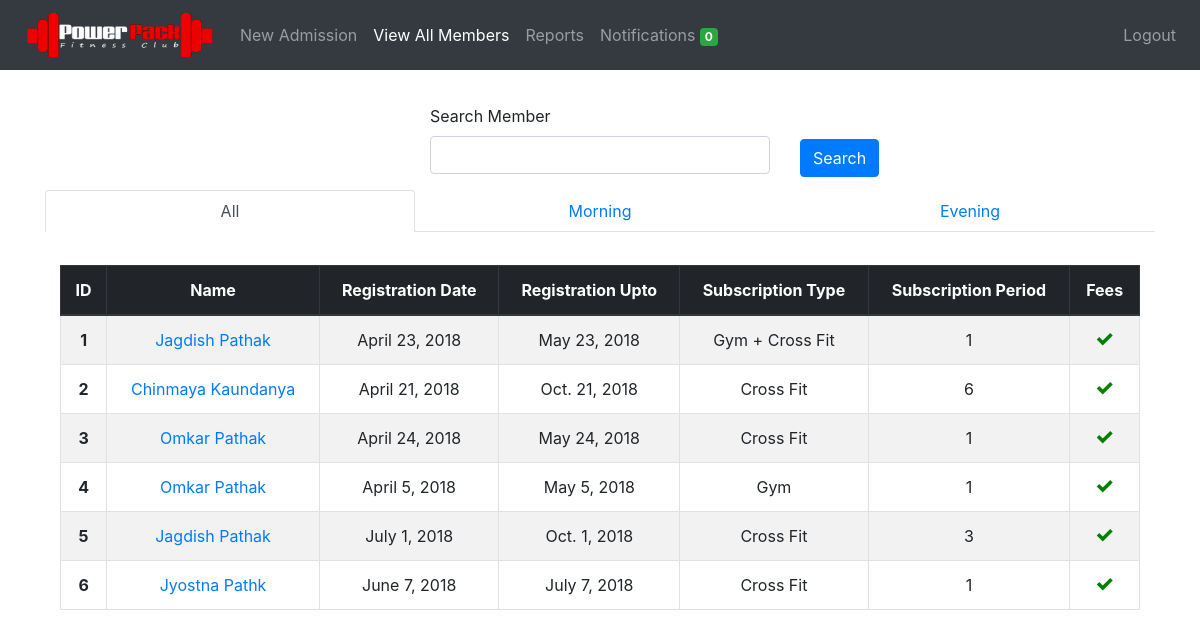
The app's page /members/view/ (signed in), older data.
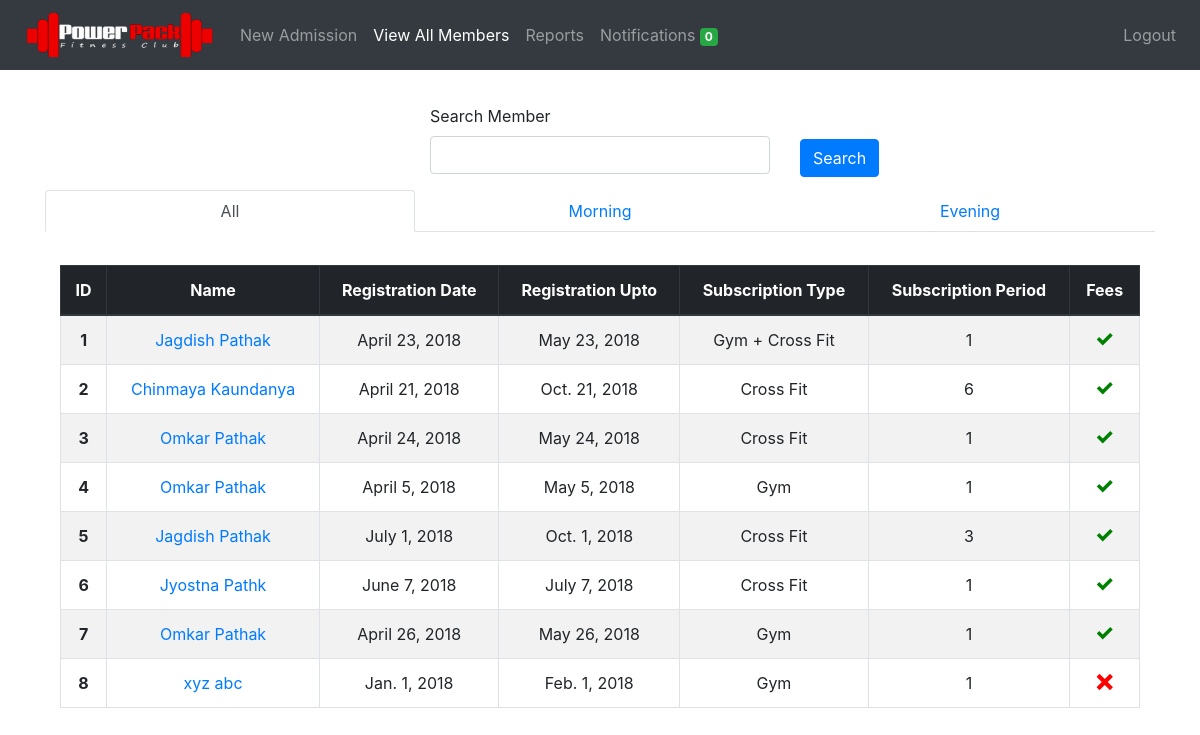
The same page, newer data.
### members/models.py (models this page shows, shortened)
class Member(models.Model):
	member_id = models.AutoField(primary_key=True)
	first_name = models.CharField(max_length=50)
	last_name = models.CharField(max_length=50)
	mobile_number = models.IntegerField(unique=True)
	email = models.EmailField(null=True, blank=True)
	address = models.CharField(max_length=300, blank=True)
	medical_history = models.CharField(max_length=300, blank=True, default='None')
	admitted_on = models.DateField(auto_now_add=True)
	registration_date = models.DateField()
	registration_upto = models.DateField()
	subscription_type  = models.CharField(
									max_length=30,
									choices=SUBSCRIPTION_TYPE_CHOICES,
									default=SUBSCRIPTION_TYPE_CHOICES[0][0])
	subscription_period = models.CharField(
									max_length=30,
									choices=SUBSCRIPTION_PERIOD_CHOICES,
									default=SUBSCRIPTION_PERIOD_CHOICES[0][0])
	amount = models.IntegerField()
	fee_status = models.CharField(
								max_length=30,
								choices=FEE_STATUS,
								default=FEE_STATUS[0][0])
	batch = models.CharField(
							max_length=30,
							choices=BATCH,
							default=BATCH[0][0])
	photo = models.FileField(upload_to='photos/', blank=True)
	notification = models.IntegerField(default=2, blank=True)

### members/views.py (the view)
# urls.py: path('view/', login_required(views.view_member), name='view_member'),
def view_member(request):
    subs_end_today_count = Member.objects.filter(
                                            registration_upto__lte=datetime.datetime.now(),
                                            registration_upto__gte=datetime.date.today() - datetime.timedelta(days=2),
                                            notification=1
                                            ).count()
    view_all = Member.objects.all()
    paginator = Paginator(view_all, 100)
    try:
        page = request.GET.get('page', 1)
        view_all = paginator.page(page)
    except PageNotAnInteger:
        view_all = paginator.page(1)
    except EmptyPage:
        view_all = paginator.page(paginator.num_pages)
    search_form = SearchForm()
    evening = Member.objects.filter(batch='evening')
    morning = Member.objects.filter(batch='morning')
    context = {
        'all': view_all,
        'morning': morning,
        'evening': evening,
        'search_form': search_form,
        'subs_end_today_count': subs_end_today_count,
    }
    return render(request, 'view_member.html', context)

### members/models.py (shortened to what this page needs)
class SearchForm(forms.Form):
		search = forms.CharField(label='Search Member', max_length=100, required=False)

### members/templatetags/tags.py (called while the page is built)
@register.filter(name='add_css')
def add_css(field, css):
    return field.as_widget(attrs={"class": css})

### members/templates/view_member.html (shortened to what the changed rows need)
{% extends 'base.html' %}
{% load tags %}
{% load staticfiles %}
{% block content %}
{% if result %}
  <div class="container" style="margin-top: 3%">
      <table class="table table-striped table-bordered">
        <thead class="text-center thead-dark">
          <tr>
            <th scope="col">ID</th>
            <th scope="col">Name</th>
            <th scope="col">Registration Date</th>
            <th scope="col">Registration Upto</th>
            <th scope="col">Subscription Type</th>
            <th scope="col">Subscription Period</th>
            <th scope="col">Fees</th>
          </tr>
        </thead>
        <tbody class="text-center">
          {% for member in result %}
            <tr>
              <th scope="row">{{ forloop.counter }}</th>
              <td><a href="/members/update/{{ member.member_id }}">{{ member.first_name }} {{ member.last_name }}</a></td>
              <td>{{ member.registration_date }}</td>
              <td>{{ member.registration_upto }}</td>
              <td>{{ member.get_subscription_type_display }}</td>
              <td>{{ member.subscription_period }}</td>
              <td>
                  {% if member.fee_status == 'paid' %}
                  <span class="icon-checkmark" style="color: green"></span>
                  {% else %}
                  <span class="icon-cross" style="color: red"></span>
                  {% endif %}
              </td>
            </tr>
          {% endfor %}
          </tbody>
      </table>
  </div>
{% else %}
  <div class="tab-content" id="myTabContent">
    <div class="tab-pane fade show active" id="all" role="tabpanel" aria-labelledby="home-tab">
      <div class="container" style="margin-top: 3%">
          <table class="table table-striped table-bordered">
            <thead class="text-center thead-dark">
              <tr>
                <th scope="col">ID</th>
                <th scope="col">Name</th>
                <th scope="col">Registration Date</th>
                <th scope="col">Registration Upto</th>
                <th scope="col">Subscription Type</th>
                <th scope="col">Subscription Period</th>
                <th scope="col">Fees</th>
              </tr>
            </thead>
            <tbody class="text-center">
              {% for member in all %}
                <tr>
                  <th scope="row">{{ forloop.counter }}</th>
                  <td><a href="/members/update/{{ member.member_id }}">{{ member.first_name }} {{ member.last_name }}</a></td>
                  <td>{{ member.registration_date }}</td>
                  <td>{{ member.registration_upto }}</td>
                  <td>{{ member.get_subscription_type_display }}</td>
                  <td>{{ member.subscription_period }}</td>
                  <td>
                      {% if member.fee_status == 'paid' %}
                      <span class="icon-checkmark" style="color: green"></span>
                      {% else %}
                      <span class="icon-cross" style="color: red"></span>
                      {% endif %}
                  </td>
                </tr>
              {% endfor %}
              </tbody>
          </table>
      </div>
    </div>
  </div>
{% endif %}
{% endblock %}

Row changes from the older to the newer data that the page shows:
added Member: first_name "Omkar", last_name "Pathak", registration_date "April 26, 2018", registration_upto "May 26, 2018", subscription_type "Gym", subscription_period "1", fee_status "paid" (drawn)
added Member: first_name "xyz", last_name "abc", registration_date "Jan. 1, 2018", registration_upto "Feb. 1, 2018", subscription_type "Gym", subscription_period "1", fee_status "pending" (drawn)
